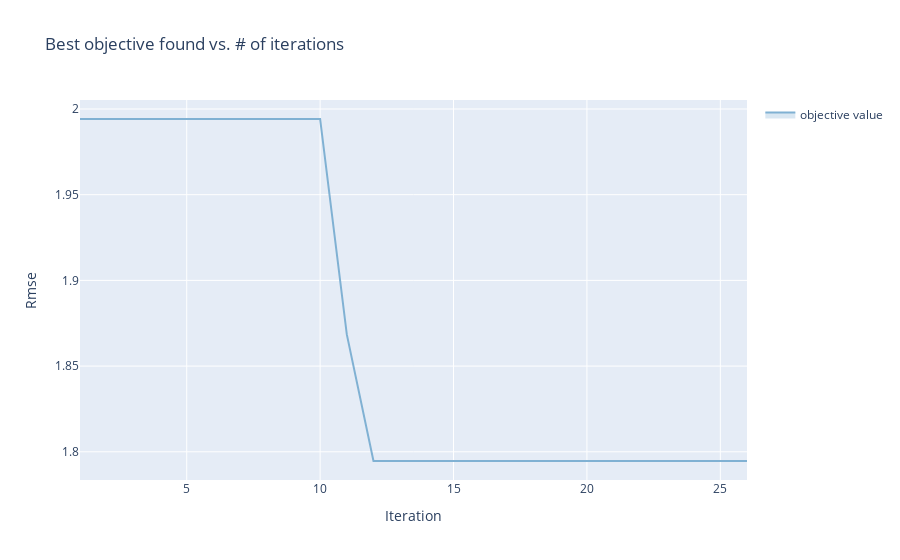

Write notebook code for a chart like this one.
### Code cell
render(
    ax_client.get_optimization_trace()
)

### Figure 1 — Plotly figure (JSON) as saved in the notebook; plotly's stock layout.template omitted (floating-point values rounded to 4 significant figures)
{"data": [{"hoverinfo": "none", "legendgroup": "", "line": {"width": 0}, "mode": "lines", "showlegend": false, "type": "scatter", "x": [1, 2, 3, 4, 5, 6, 7, 8, 9, 10, 11, 12, 13, 14, 15, 16, 17, 18, 19, 20, 21, 22, 23, 24, 25, 26], "y": [1.994, 1.994, 1.994, 1.994, 1.994, 1.994, 1.994, 1.994, 1.994, 1.994, 1.868, 1.795, 1.795, 1.795, 1.795, 1.795, 1.795, 1.795, 1.795, 1.795, 1.795, 1.795, 1.795, 1.795, 1.795, 1.795]}, {"fill": "tonexty", "fillcolor": "rgba(128,177,211,0.3)", "legendgroup": "objective value", "line": {"color": "rgba(128,177,211,1)"}, "mode": "lines", "name": "objective value", "text": ["<br><em>Parameterization:</em><br>lr: 0.01<br>patience: 10<br>dropout_rate: 0.2", "<br><em>Parameterization:</em><br>lr: 0.125509454814287<br>patience: 17<br>dropout_rate: 0.29430653631687165", "<br><em>Parameterization:</em><br>lr: 0.0028349137660267096<br>patience: 6<br>dropout_rate: 0.023437865516170858", "<br><em>Parameterization:</em><br>lr: 1.820659742472154e-05<br>patience: 16<br>dropout_rate: 0.4695834680087864", "<br><em>Parameterization:</em><br>lr: 0.014010277532224474<br>patience: 11<br>dropout_rate: 0.20062506426125765", "<br><em>Parameterization:</em><br>lr: 0.00460177638051502<br>patience: 14<br>dropout_rate: 0.11949109390377997", "<br><em>Parameterization:</em><br>lr: 5.073608382150976e-05<br>patience: 9<br>dropout_rate: 0.3367699890397489", "<br><em>Parameterization:</em><br>lr: 0.01709057632258156<br>patience: 20<br>dropout_rate: 0.01", "<br><em>Parameterization:</em><br>lr: 0.012174093529520723<br>patience: 20<br>dropout_rate: 0.5", "<br><em>Parameterization:</em><br>lr: 0.007773550570352637<br>patience: 15<br>dropout_rate: 0.29374371252904624", "<br><em>Parameterization:</em><br>lr: 0.10507513521711269<br>patience: 10<br>dropout_rate: 0.1476320100345095", "<br><em>Parameterization:</em><br>lr: 1.0<br>patience: 20<br>dropout_rate: 0.11090707972760985", "<br><em>Parameterization:</em><br>lr: 1.0<br>patience: 5<br>dropout_rate: 0.08987839552230444", "<br><em>Parameterization:</em><br>lr: 0.21133051603679814<br>patience: 16<br>dropout_rate: 0.11432710687815022", "<br><em>Parameterization:</em><br>lr: 0.04827019629491918<br>patience: 11<br>dropout_rate: 0.029168444980038087", "<br><em>Parameterization:</em><br>lr: 0.15000463499583722<br>patience: 20<br>dropout_rate: 0.14603275317808387", "<br><em>Parameterization:</em><br>lr: 1.0<br>patience: 20<br>dropout_rate: 0.07219747003552322", "<br><em>Parameterization:</em><br>lr: 1.0<br>patience: 11<br>dropout_rate: 0.19018063423182255", "<br><em>Parameterization:</em><br>lr: 0.05536456924906378<br>patience: 6<br>dropout_rate: 0.20676079225466243", "<br><em>Parameterization:</em><br>lr: 0.12438175272954682<br>patience: 14<br>dropout_rate: 0.01", "<br><em>Parameterization:</em><br>lr: 0.008827096665125841<br>patience: 12<br>dropout_rate: 0.014333914862230833", "<br><em>Parameterization:</em><br>lr: 0.011208090608178135<br>patience: 12<br>dropout_rate: 0.15905293155205422", "<br><em>Parameterization:</em><br>lr: 0.0007197832224611624<br>patience: 11<br>dropout_rate: 0.01", "<br><em>Parameterization:</em><br>lr: 0.015551634803797626<br>patience: 8<br>dropout_rate: 0.23434807802171176", "<br><em>Parameterization:</em><br>lr: 0.4251229240310686<br>patience: 20<br>dropout_rate: 0.04517291727824863", "<br><em>Parameterization:</em><br>lr: 1.0<br>patience: 20<br>dropout_rate: 0.3997368370808694"], "type": "scatter", "x": [1, 2, 3, 4, 5, 6, 7, 8, 9, 10, 11, 12, 13, 14, 15, 16, 17, 18, 19, 20, 21, 22, 23, 24, 25, 26], "y": [1.994, 1.994, 1.994, 1.994, 1.994, 1.994, 1.994, 1.994, 1.994, 1.994, 1.868, 1.795, 1.795, 1.795, 1.795, 1.795, 1.795, 1.795, 1.795, 1.795, 1.795, 1.795, 1.795, 1.795, 1.795, 1.795]}, {"fill": "tonexty", "fillcolor": "rgba(128,177,211,0.3)", "hoverinfo": "none", "legendgroup": "", "line": {"width": 0}, "mode": "lines", "showlegend": false, "type": "scatter", "x": [1, 2, 3, 4, 5, 6, 7, 8, 9, 10, 11, 12, 13, 14, 15, 16, 17, 18, 19, 20, 21, 22, 23, 24, 25, 26], "y": [1.994, 1.994, 1.994, 1.994, 1.994, 1.994, 1.994, 1.994, 1.994, 1.994, 1.868, 1.795, 1.795, 1.795, 1.795, 1.795, 1.795, 1.795, 1.795, 1.795, 1.795, 1.795, 1.795, 1.795, 1.795, 1.795]}], "layout": {"showlegend": true, "title": {"text": "Best objective found vs. # of iterations"}, "xaxis": {"title": {"text": "Iteration"}}, "yaxis": {"title": {"text": "Rmse"}}}}
